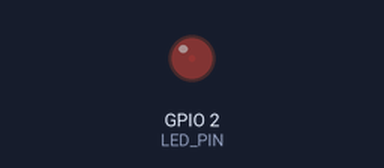
A program run on a simulated ESP32. Shown: output pins drawn as LEDs (lit = HIGH). What the program prints to the serial monitor is not drawn.

Above: at 0.05 s.
At 1.15 s:
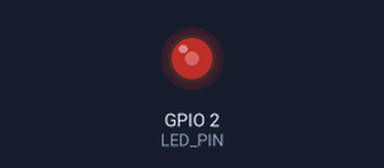
At 2.3 s:
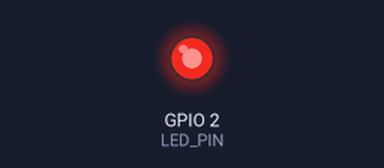
At 4.6 s:
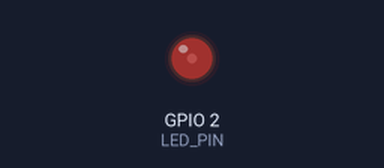
Timing chart, 0 to 6.7 s (numbered marks = the images above):
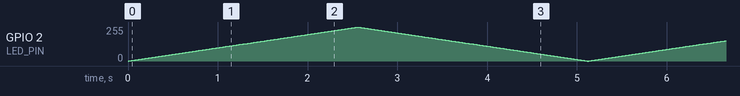

The program:

main.cpp
```cpp
#include <Arduino.h>

constexpr uint8_t  LED_PIN        = 2;      // Built-in LED on most ESP32 dev boards
constexpr uint8_t  PWM_CHANNEL    = 0;      // 0-15 on ESP32
constexpr uint32_t PWM_FREQUENCY  = 5000;
constexpr uint8_t  PWM_RESOLUTION = 8;
constexpr uint16_t PWM_MAX_DUTY   = (1 << PWM_RESOLUTION) - 1;   // 255

void setup()
{
    Serial.begin(115200);

    // Configure the PWM channel (returns the actual frequency, or 0 on failure)
    double actualFreq = ledcSetup(PWM_CHANNEL, PWM_FREQUENCY, PWM_RESOLUTION);

    if (actualFreq == 0)
    {
        Serial.println("ERROR: PWM setup failed.");
        while (true) { delay(1000); }
    }

    // Connect the GPIO pin to the PWM channel
    ledcAttachPin(LED_PIN, PWM_CHANNEL);

    ledcWrite(PWM_CHANNEL, 0);
    Serial.println("ESP32 PWM LED Fade Started");
}

void loop()
{
    // Fade in
    for (int duty = 0; duty <= PWM_MAX_DUTY; duty++)
    {
        ledcWrite(PWM_CHANNEL, duty);
        delay(10);
    }

    // Fade out
    for (int duty = PWM_MAX_DUTY; duty >= 0; duty--)
    {
        ledcWrite(PWM_CHANNEL, duty);
        delay(10);
    }
}
```
